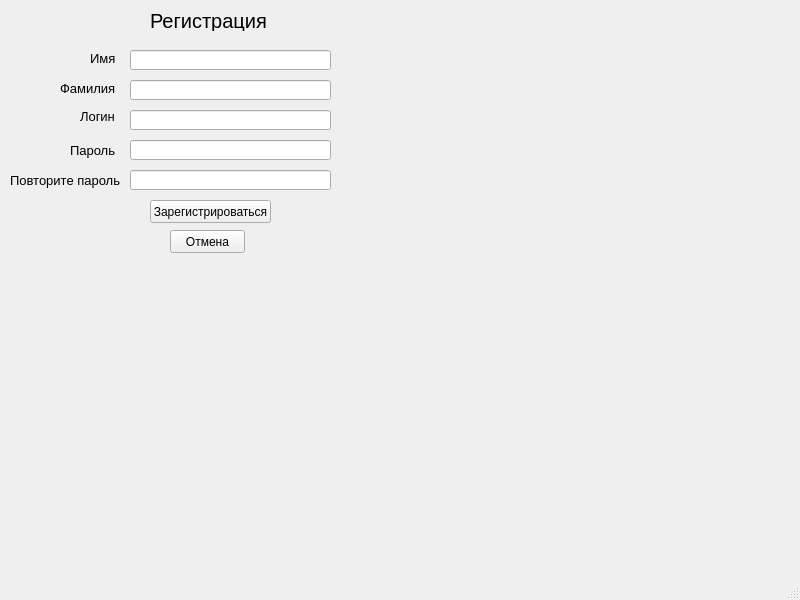
<?xml version="1.0" encoding="UTF-8"?>
<ui version="4.0">
 <class>MainWindow</class>
 <widget class="QMainWindow" name="MainWindow">
  <property name="geometry">
   <rect>
    <x>0</x>
    <y>0</y>
    <width>800</width>
    <height>600</height>
   </rect>
  </property>
  <property name="windowTitle">
   <string>MainWindow</string>
  </property>
  <widget class="QWidget" name="centralwidget">
   <widget class="QLabel" name="label_3">
    <property name="geometry">
     <rect>
      <x>60</x>
      <y>80</y>
      <width>61</width>
      <height>16</height>
     </rect>
    </property>
    <property name="font">
     <font>
      <pointsize>10</pointsize>
     </font>
    </property>
    <property name="text">
     <string>Фамилия</string>
    </property>
   </widget>
   <widget class="QPushButton" name="cancel">
    <property name="geometry">
     <rect>
      <x>170</x>
      <y>230</y>
      <width>75</width>
      <height>23</height>
     </rect>
    </property>
    <property name="text">
     <string>Отмена</string>
    </property>
   </widget>
   <widget class="QLabel" name="label_4">
    <property name="geometry">
     <rect>
      <x>80</x>
      <y>110</y>
      <width>47</width>
      <height>13</height>
     </rect>
    </property>
    <property name="font">
     <font>
      <pointsize>10</pointsize>
     </font>
    </property>
    <property name="text">
     <string>Логин</string>
    </property>
   </widget>
   <widget class="QLineEdit" name="name_line">
    <property name="geometry">
     <rect>
      <x>130</x>
      <y>50</y>
      <width>201</width>
      <height>20</height>
     </rect>
    </property>
   </widget>
   <widget class="QLineEdit" name="replay_pas_line">
    <property name="geometry">
     <rect>
      <x>130</x>
      <y>170</y>
      <width>201</width>
      <height>20</height>
     </rect>
    </property>
   </widget>
   <widget class="QLineEdit" name="second_n_line">
    <property name="geometry">
     <rect>
      <x>130</x>
      <y>80</y>
      <width>201</width>
      <height>20</height>
     </rect>
    </property>
   </widget>
   <widget class="QLabel" name="label">
    <property name="geometry">
     <rect>
      <x>150</x>
      <y>10</y>
      <width>121</width>
      <height>21</height>
     </rect>
    </property>
    <property name="font">
     <font>
      <pointsize>15</pointsize>
     </font>
    </property>
    <property name="text">
     <string>Регистрация</string>
    </property>
   </widget>
   <widget class="QLineEdit" name="newlogin">
    <property name="geometry">
     <rect>
      <x>130</x>
      <y>110</y>
      <width>201</width>
      <height>20</height>
     </rect>
    </property>
   </widget>
   <widget class="QLabel" name="label_5">
    <property name="geometry">
     <rect>
      <x>70</x>
      <y>140</y>
      <width>51</width>
      <height>21</height>
     </rect>
    </property>
    <property name="font">
     <font>
      <pointsize>10</pointsize>
     </font>
    </property>
    <property name="text">
     <string>Пароль</string>
    </property>
   </widget>
   <widget class="QLabel" name="label_6">
    <property name="geometry">
     <rect>
      <x>10</x>
      <y>170</y>
      <width>111</width>
      <height>20</height>
     </rect>
    </property>
    <property name="font">
     <font>
      <pointsize>10</pointsize>
     </font>
    </property>
    <property name="text">
     <string>Повторите пароль</string>
    </property>
   </widget>
   <widget class="QPushButton" name="registr_btn">
    <property name="geometry">
     <rect>
      <x>150</x>
      <y>200</y>
      <width>121</width>
      <height>23</height>
     </rect>
    </property>
    <property name="text">
     <string>Зарегистрироваться</string>
    </property>
   </widget>
   <widget class="QLineEdit" name="password_line">
    <property name="geometry">
     <rect>
      <x>130</x>
      <y>140</y>
      <width>201</width>
      <height>20</height>
     </rect>
    </property>
   </widget>
   <widget class="QLabel" name="label_2">
    <property name="geometry">
     <rect>
      <x>90</x>
      <y>50</y>
      <width>31</width>
      <height>16</height>
     </rect>
    </property>
    <property name="font">
     <font>
      <pointsize>10</pointsize>
     </font>
    </property>
    <property name="text">
     <string>Имя</string>
    </property>
   </widget>
  </widget>
  <widget class="QMenuBar" name="menubar">
   <property name="geometry">
    <rect>
     <x>0</x>
     <y>0</y>
     <width>800</width>
     <height>21</height>
    </rect>
   </property>
  </widget>
  <widget class="QStatusBar" name="statusbar"/>
 </widget>
 <resources/>
 <connections/>
</ui>
